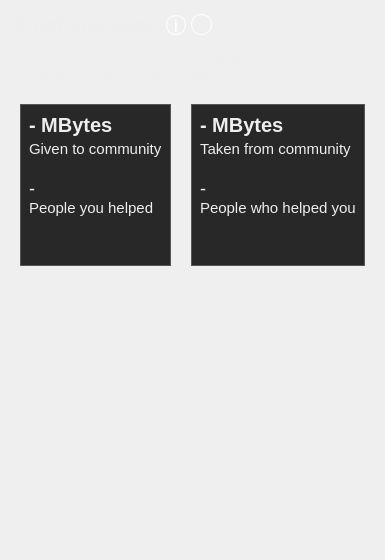
        <widget class="TrustPage" name="trust_page">
         <property name="styleSheet">
          <string notr="true">QLabel { color: #eee; }</string>
         </property>
         <layout class="QVBoxLayout" name="verticalLayout">
          <property name="spacing">
           <number>0</number>
          </property>
          <property name="leftMargin">
           <number>0</number>
          </property>
          <property name="topMargin">
           <number>0</number>
          </property>
          <property name="rightMargin">
           <number>0</number>
          </property>
          <property name="bottomMargin">
           <number>0</number>
          </property>
          <item>
           <widget class="QWidget" name="trust_statistics_header" native="true">
            <layout class="QHBoxLayout" name="horizontalLayout_13">
             <property name="spacing">
              <number>0</number>
             </property>
             <property name="leftMargin">
              <number>0</number>
             </property>
             <property name="topMargin">
              <number>0</number>
             </property>
             <property name="rightMargin">
              <number>0</number>
             </property>
             <property name="bottomMargin">
              <number>0</number>
             </property>
             <item>
              <widget class="QLabel" name="subscribed_channels_header_label">
               <property name="sizePolicy">
                <sizepolicy hsizetype="Preferred" vsizetype="Fixed">
                 <horstretch>0</horstretch>
                 <verstretch>0</verstretch>
                </sizepolicy>
               </property>
               <property name="minimumSize">
                <size>
                 <width>0</width>
                 <height>50</height>
                </size>
               </property>
               <property name="maximumSize">
                <size>
                 <width>16777215</width>
                 <height>50</height>
                </size>
               </property>
               <property name="styleSheet">
                <string notr="true">color: #eee;
                                            background-color: transparent;
                                            font-size: 20px;
                                            font-weight: bold;
                                            margin: 10px;
margin-right: 4px;
margin-top: 9px;</string>
               </property>
               <property name="text">
                <string>Trust statistics</string>
               </property>
              </widget>
             </item>
             <item>
              <widget class="QToolButton" name="trust_explain_button">
               <property name="minimumSize">
                <size>
                 <width>20</width>
                 <height>20</height>
                </size>
               </property>
               <property name="maximumSize">
                <size>
                 <width>20</width>
                 <height>20</height>
                </size>
               </property>
               <property name="font">
                <font>
                 <pointsize>14</pointsize>
                </font>
               </property>
               <property name="cursor">
                <cursorShape>PointingHandCursor</cursorShape>
               </property>
               <property name="styleSheet">
                <string notr="true">border: 1px solid white;
color: white;
border-radius: 10px;
</string>
               </property>
               <property name="text">
                <string notr="true">i</string>
               </property>
              </widget>
             </item>
             <item>
              <spacer name="horizontalSpacer_6">
               <property name="orientation">
                <enum>Qt::Horizontal</enum>
               </property>
               <property name="sizeType">
                <enum>QSizePolicy::Fixed</enum>
               </property>
               <property name="sizeHint" stdset="0">
                <size>
                 <width>5</width>
                 <height>20</height>
                </size>
               </property>
              </spacer>
             </item>
             <item>
              <widget class="QToolButton" name="trust_graph_button">
               <property name="minimumSize">
                <size>
                 <width>20</width>
                 <height>20</height>
                </size>
               </property>
               <property name="cursor">
                <cursorShape>PointingHandCursor</cursorShape>
               </property>
               <property name="toolTip">
                <string>Show trust graph</string>
               </property>
               <property name="styleSheet">
                <string notr="true">QToolButton{
border: 1px solid white;
color: white;
border-radius: 10px;
}
</string>
               </property>
               <property name="text">
                <string notr="true"/>
               </property>
               <property name="icon">
                <iconset>
                 <normaloff>../images/network.png</normaloff>../images/network.png</iconset>
               </property>
              </widget>
             </item>
             <item>
              <spacer name="horizontalSpacer_69">
               <property name="orientation">
                <enum>Qt::Horizontal</enum>
               </property>
               <property name="sizeType">
                <enum>QSizePolicy::Expanding</enum>
               </property>
               <property name="sizeHint" stdset="0">
                <size>
                 <width>10</width>
                 <height>20</height>
                </size>
               </property>
              </spacer>
             </item>
            </layout>
           </widget>
          </item>
          <item>
           <spacer name="verticalSpacer_16">
            <property name="orientation">
             <enum>Qt::Vertical</enum>
            </property>
            <property name="sizeType">
             <enum>QSizePolicy::Fixed</enum>
            </property>
            <property name="sizeHint" stdset="0">
             <size>
              <width>20</width>
              <height>6</height>
             </size>
            </property>
           </spacer>
          </item>
          <item>
           <widget class="QLabel" name="trust_explanation_label">
            <property name="styleSheet">
             <string notr="true">padding-left: 10px; padding-right: 10px;</string>
            </property>
            <property name="text">
             <string>You can build trust by contributing bandwidth to the Tribler network. This is done by letting Tribler run idle.</string>
            </property>
            <property name="wordWrap">
             <bool>true</bool>
            </property>
           </widget>
          </item>
          <item>
           <widget class="QWidget" name="trust_top_container" native="true">
            <property name="sizePolicy">
             <sizepolicy hsizetype="Preferred" vsizetype="Fixed">
              <horstretch>0</horstretch>
              <verstretch>0</verstretch>
             </sizepolicy>
            </property>
            <property name="styleSheet">
             <string notr="true"/>
            </property>
            <layout class="QHBoxLayout" name="horizontalLayout_39">
             <property name="spacing">
              <number>20</number>
             </property>
             <property name="leftMargin">
              <number>20</number>
             </property>
             <property name="topMargin">
              <number>20</number>
             </property>
             <property name="rightMargin">
              <number>20</number>
             </property>
             <property name="bottomMargin">
              <number>20</number>
             </property>
             <item>
              <widget class="QWidget" name="trust_general_stats_box" native="true">
               <property name="styleSheet">
                <string notr="true">QWidget { 
background-color: #282828; border: 1px solid #555;
}
QLabel {
border: none;
}</string>
               </property>
               <layout class="QVBoxLayout" name="verticalLayout_10">
                <property name="spacing">
                 <number>0</number>
                </property>
                <item>
                 <widget class="QLabel" name="trust_contribution_amount_label">
                  <property name="styleSheet">
                   <string notr="true">font-size: 20px; font-weight: bold;</string>
                  </property>
                  <property name="text">
                   <string>- MBytes</string>
                  </property>
                 </widget>
                </item>
                <item>
                 <spacer name="verticalSpacer_19">
                  <property name="orientation">
                   <enum>Qt::Vertical</enum>
                  </property>
                  <property name="sizeType">
                   <enum>QSizePolicy::Minimum</enum>
                  </property>
                  <property name="sizeHint" stdset="0">
                   <size>
                    <width>20</width>
                    <height>3</height>
                   </size>
                  </property>
                 </spacer>
                </item>
                <item>
                 <widget class="QLabel" name="label_48">
                  <property name="styleSheet">
                   <string notr="true">font-size: 15px;</string>
                  </property>
                  <property name="text">
                   <string>Given to community</string>
                  </property>
                 </widget>
                </item>
                <item>
                 <spacer name="verticalSpacer_18">
                  <property name="orientation">
                   <enum>Qt::Vertical</enum>
                  </property>
                  <property name="sizeType">
                   <enum>QSizePolicy::Minimum</enum>
                  </property>
                  <property name="sizeHint" stdset="0">
                   <size>
                    <width>20</width>
                    <height>20</height>
                   </size>
                  </property>
                 </spacer>
                </item>
                <item>
                 <widget class="QLabel" name="trust_people_helped_label">
                  <property name="styleSheet">
                   <string notr="true">font-size: 18px;</string>
                  </property>
                  <property name="text">
                   <string notr="true">-</string>
                  </property>
                 </widget>
                </item>
                <item>
                 <widget class="QLabel" name="label_49">
                  <property name="styleSheet">
                   <string notr="true">font-size: 15px;</string>
                  </property>
                  <property name="text">
                   <string>People you helped</string>
                  </property>
                 </widget>
                </item>
                <item>
                 <spacer name="verticalSpacer_15">
                  <property name="orientation">
                   <enum>Qt::Vertical</enum>
                  </property>
                  <property name="sizeType">
                   <enum>QSizePolicy::Expanding</enum>
                  </property>
                  <property name="sizeHint" stdset="0">
                   <size>
                    <width>20</width>
                    <height>40</height>
                   </size>
                  </property>
                 </spacer>
                </item>
               </layout>
              </widget>
             </item>
             <item>
              <widget class="QWidget" name="trust_interactions_stats_box" native="true">
               <property name="styleSheet">
                <string notr="true">QWidget { 
background-color: #282828; border: 1px solid #555;
}
QLabel {
border: none;
}</string>
               </property>
               <layout class="QVBoxLayout" name="verticalLayout_12">
                <property name="spacing">
                 <number>0</number>
                </property>
                <item>
                 <widget class="QLabel" name="trust_consumption_amount_label">
                  <property name="styleSheet">
                   <string notr="true">font-size: 20px; font-weight: bold;</string>
                  </property>
                  <property name="text">
                   <string>- MBytes</string>
                  </property>
                 </widget>
                </item>
                <item>
                 <spacer name="verticalSpacer_21">
                  <property name="orientation">
                   <enum>Qt::Vertical</enum>
                  </property>
                  <property name="sizeType">
                   <enum>QSizePolicy::Fixed</enum>
                  </property>
                  <property name="sizeHint" stdset="0">
                   <size>
                    <width>20</width>
                    <height>3</height>
                   </size>
                  </property>
                 </spacer>
                </item>
                <item>
                 <widget class="QLabel" name="label_50">
                  <property name="styleSheet">
                   <string notr="true">font-size: 15px;</string>
                  </property>
                  <property name="text">
                   <string>Taken from community</string>
                  </property>
                 </widget>
                </item>
                <item>
                 <spacer name="verticalSpacer_20">
                  <property name="orientation">
                   <enum>Qt::Vertical</enum>
                  </property>
                  <property name="sizeType">
                   <enum>QSizePolicy::Fixed</enum>
                  </property>
                  <property name="sizeHint" stdset="0">
                   <size>
                    <width>20</width>
                    <height>20</height>
                   </size>
                  </property>
                 </spacer>
                </item>
                <item>
                 <widget class="QLabel" name="trust_people_helped_you_label">
                  <property name="styleSheet">
                   <string notr="true">font-size: 18px;</string>
                  </property>
                  <property name="text">
                   <string notr="true">-</string>
                  </property>
                 </widget>
                </item>
                <item>
                 <widget class="QLabel" name="label_52">
                  <property name="styleSheet">
                   <string notr="true">font-size: 15px;</string>
                  </property>
                  <property name="text">
                   <string>People who helped you</string>
                  </property>
                 </widget>
                </item>
                <item>
                 <spacer name="verticalSpacer_17">
                  <property name="orientation">
                   <enum>Qt::Vertical</enum>
                  </property>
                  <property name="sizeHint" stdset="0">
                   <size>
                    <width>20</width>
                    <height>40</height>
                   </size>
                  </property>
                 </spacer>
                </item>
               </layout>
              </widget>
             </item>
            </layout>
           </widget>
          </item>
          <item>
           <widget class="QWidget" name="widget_24" native="true">
            <property name="sizePolicy">
             <sizepolicy hsizetype="Preferred" vsizetype="Expanding">
              <horstretch>0</horstretch>
              <verstretch>0</verstretch>
             </sizepolicy>
            </property>
            <property name="styleSheet">
             <string notr="true"/>
            </property>
            <layout class="QHBoxLayout" name="horizontalLayout_37">
             <property name="spacing">
              <number>20</number>
             </property>
             <property name="leftMargin">
              <number>20</number>
             </property>
             <property name="topMargin">
              <number>0</number>
             </property>
             <property name="rightMargin">
              <number>20</number>
             </property>
             <property name="bottomMargin">
              <number>20</number>
             </property>
             <item>
              <widget class="QWidget" name="widget_10" native="true">
               <property name="styleSheet">
                <string notr="true"/>
               </property>
               <layout class="QVBoxLayout" name="verticalLayout_13">
                <property name="spacing">
                 <number>0</number>
                </property>
                <property name="leftMargin">
                 <number>2</number>
                </property>
                <property name="topMargin">
                 <number>2</number>
                </property>
                <property name="rightMargin">
                 <number>2</number>
                </property>
                <property name="bottomMargin">
                 <number>2</number>
                </property>
                <item>
                 <widget class="QWidget" name="plot_widget" native="true">
                  <property name="minimumSize">
                   <size>
                    <width>0</width>
                    <height>250</height>
                   </size>
                  </property>
                  <property name="baseSize">
                   <size>
                    <width>0</width>
                    <height>250</height>
                   </size>
                  </property>
                  <property name="styleSheet">
                   <string notr="true">border: none;</string>
                  </property>
                  <layout class="QVBoxLayout" name="verticalLayout_14">
                   <property name="leftMargin">
                    <number>0</number>
                   </property>
                   <property name="topMargin">
                    <number>0</number>
                   </property>
                   <property name="rightMargin">
                    <number>0</number>
                   </property>
                   <property name="bottomMargin">
                    <number>0</number>
                   </property>
                  </layout>
                 </widget>
                </item>
               </layout>
              </widget>
             </item>
            </layout>
           </widget>
          </item>
         </layout>
        </widget>
